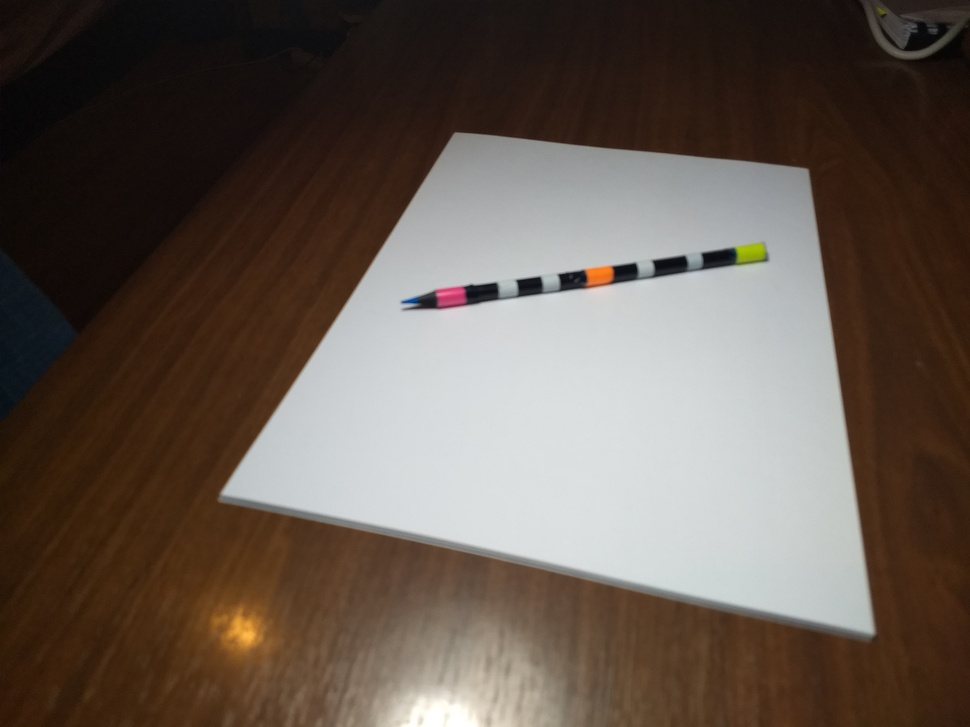
#> input picture rendered_markers/Markers/IMG_20190604_210132054.jpg, 970 x 727 px, shrunk from 4032 x 3024 before the run
$ jupyter execute 'Marker feature detection.ipynb'   (older library calls are emulated)
#> lines starting #> are read from the running program, lines starting #| are printed output that depends on the picture; after the words box and inside, x2 and y2 are one past the last pixel; in counts of white or black regions, pixels touching at a corner belong together; long printed decimals are rounded
### MinimumBoundingBox.py
# important functions: MinimumBoundingBox

from scipy.spatial import ConvexHull
from math import sqrt
import numpy as np
from math import atan2, cos, sin, pi
from collections import namedtuple


def unit_vector(pt0, pt1):
    # returns an unit vector that points in the direction of pt0 to pt1
    dis_0_to_1 = sqrt((pt0[0] - pt1[0])**2 + (pt0[1] - pt1[1])**2)
    return (pt1[0] - pt0[0]) / dis_0_to_1, \
           (pt1[1] - pt0[1]) / dis_0_to_1


def orthogonal_vector(vector):
    # from vector returns a orthogonal/perpendicular vector of equal length
    return -1 * vector[1], vector[0]


def bounding_area(index, hull):
    unit_vector_p = unit_vector(hull[index], hull[index+1])
    unit_vector_o = orthogonal_vector(unit_vector_p)

    dis_p = tuple(np.dot(unit_vector_p, pt) for pt in hull)
    dis_o = tuple(np.dot(unit_vector_o, pt) for pt in hull)

    min_p = min(dis_p)
    min_o = min(dis_o)
    len_p = max(dis_p) - min_p
    len_o = max(dis_o) - min_o

    return {'area': len_p * len_o,
            'length_parallel': len_p,
            'length_orthogonal': len_o,
            'rectangle_center': (min_p + len_p / 2, min_o + len_o / 2),
            'unit_vector': unit_vector_p,
            }


def to_xy_coordinates(unit_vector_angle, point):
    # returns converted unit vector coordinates in x, y coordinates
    angle_orthogonal = unit_vector_angle + pi / 2
    return point[0] * cos(unit_vector_angle) + point[1] * cos(angle_orthogonal), \
           point[0] * sin(unit_vector_angle) + point[1] * sin(angle_orthogonal)


def rotate_points(center_of_rotation, angle, points):
    # Requires: center_of_rotation to be a 2d vector. ex: (1.56, -23.4)
    #           angle to be in radians
    #           points to be a list or tuple of points. ex: ((1.56, -23.4), (1.56, -23.4))
    # Effects: rotates a point cloud around the center_of_rotation point by angle
    rot_points = []
    ang = []
    for pt in points:
        diff = tuple([pt[d] - center_of_rotation[d] for d in range(2)])
        diff_angle = atan2(diff[1], diff[0]) + angle
        ang.append(diff_angle)
        diff_length = sqrt(sum([d**2 for d in diff]))
        rot_points.append((center_of_rotation[0] + diff_length * cos(diff_angle),
                           center_of_rotation[1] + diff_length * sin(diff_angle)))

    return rot_points


def rectangle_corners(rectangle):
    # Requires: the output of mon_bounding_rectangle
    # Effects: returns the corner locations of the bounding rectangle
    corner_points = []
    for i1 in (.5, -.5):
        for i2 in (i1, -1 * i1):
            corner_points.append((rectangle['rectangle_center'][0] + i1 * rectangle['length_parallel'],
                            rectangle['rectangle_center'][1] + i2 * rectangle['length_orthogonal']))

    return rotate_points(rectangle['rectangle_center'], rectangle['unit_vector_angle'], corner_points)


BoundingBox = namedtuple('BoundingBox', ('area',
                                         'length_parallel',
                                         'length_orthogonal',
                                         'rectangle_center',
                                         'unit_vector',
                                         'unit_vector_angle',
                                         'corner_points'
                                        )
)


# use this function to find the listed properties of the minimum bounding box of a point cloud
def MinimumBoundingBox(points):
    # Requires: points to be a list or tuple of 2D points. ex: ((5, 2), (3, 4), (6, 8))
    #           needs to be more than 2 points
    # Effects:  returns a namedtuple that contains:
    #               area: area of the rectangle
    #               length_parallel: length of the side that is parallel to unit_vector
    #               length_orthogonal: length of the side that is orthogonal to unit_vector
    #               rectangle_center: coordinates of the rectangle center
    #                   (use rectangle_corners to get the corner points of the rectangle)
    #               unit_vector: direction of the length_parallel side. RADIANS
    #                   (it's orthogonal vector can be found with the orthogonal_vector function
    #               unit_vector_angle: angle of the unit vector
    #               corner_points: set that contains the corners of the rectangle

    if len(points) <= 2: raise ValueError('More than two points required.')

    hull_ordered = [points[index] for index in ConvexHull(points).vertices]
    hull_ordered.append(hull_ordered[0])
    hull_ordered = tuple(hull_ordered)

    min_rectangle = bounding_area(0, hull_ordered)
    for i in range(1, len(hull_ordered)-1):
        rectangle = bounding_area(i, hull_ordered)
        if rectangle['area'] < min_rectangle['area']:
            min_rectangle = rectangle

    min_rectangle['unit_vector_angle'] = atan2(min_rectangle['unit_vector'][1], min_rectangle['unit_vector'][0])
    min_rectangle['rectangle_center'] = to_xy_coordinates(min_rectangle['unit_vector_angle'], min_rectangle['rectangle_center'])

    # this is ugly but a quick hack and is being changed in the speedup branch
    return BoundingBox(
        area = min_rectangle['area'],
        length_parallel = min_rectangle['length_parallel'],
        length_orthogonal = min_rectangle['length_orthogonal'],
        rectangle_center = min_rectangle['rectangle_center'],
        unit_vector = min_rectangle['unit_vector'],
        unit_vector_angle = min_rectangle['unit_vector_angle'],
        corner_points = set(rectangle_corners(min_rectangle))
    )

### Marker feature detection.ipynb
[cell 1]
import skimage, numpy as np, numpy.ma as ma, scipy.ndimage
from matplotlib import pyplot as plt
import skimage.morphology
from skimage.measure import regionprops
import skimage.feature
from MinimumBoundingBox import MinimumBoundingBox

[cell 2]
picname = "IMG_20190604_210132054.jpg"
markerpic = plt.imread(f"rendered_markers/Markers/{picname}")
#> markerpic is the input picture: shape (727, 970, 3); mean R, G, B 100.6, 88.5, 79.7
# markerpic = markerpic[:,:,0:3]
plt.figure("marker")
plt.imshow(markerpic)

The hues of the tags are specified in the `hues` array. The process works by selecting regions with enough saturation and value and matching hues; then the center of mass of the regions is computed.

[cell 3]
hue_threshold = 0.02
sat_threshold = 0.4
val_threshold = 0.5
closure_radius = 5

smoothpic = skimage.filters.gaussian(markerpic, sigma=3, multichannel=True)
hsvmarker = skimage.color.rgb2hsv(smoothpic)
#> hsvmarker: shape (727, 970, 3) float64; mean of channels 0, 1, 2 0.229, 0.395, 0.401

hues = np.array([0.1861111111, 0.05555555556, 0.95])
satmask = hsvmarker[:,:,1] > sat_threshold
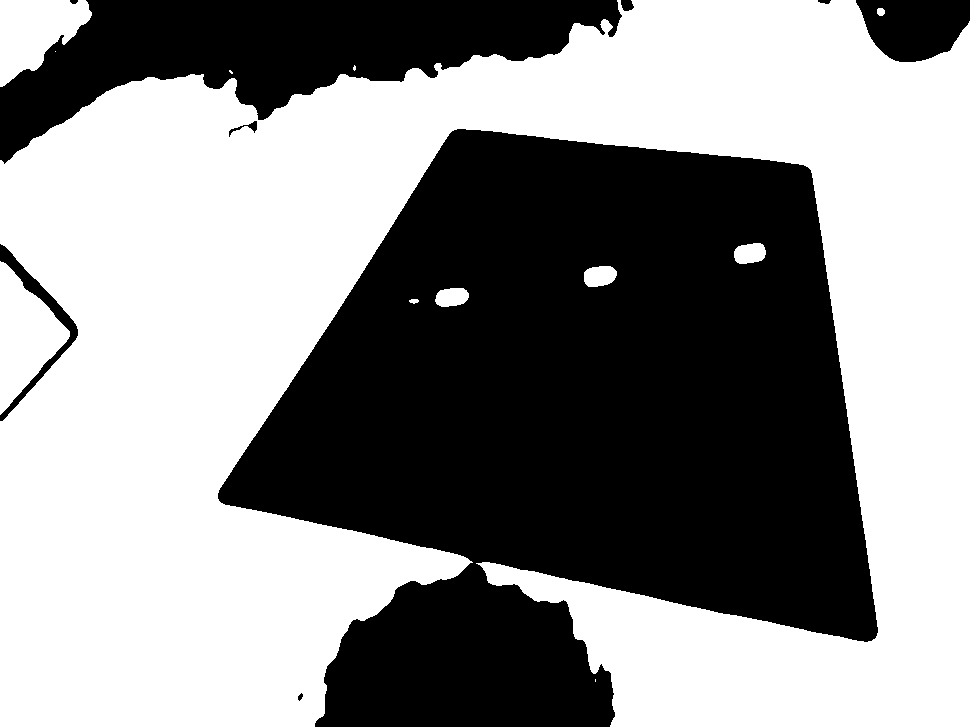
#> satmask: shape (727, 970) bool; 55.6% white; 9 black regions, largest, box (x1, y1, x2, y2) and area: (218, 129, 878, 727) 259554, (0, 0, 622, 164) 45984, (856, 0, 970, 62) 5381
valmask = hsvmarker[:,:,2] > val_threshold
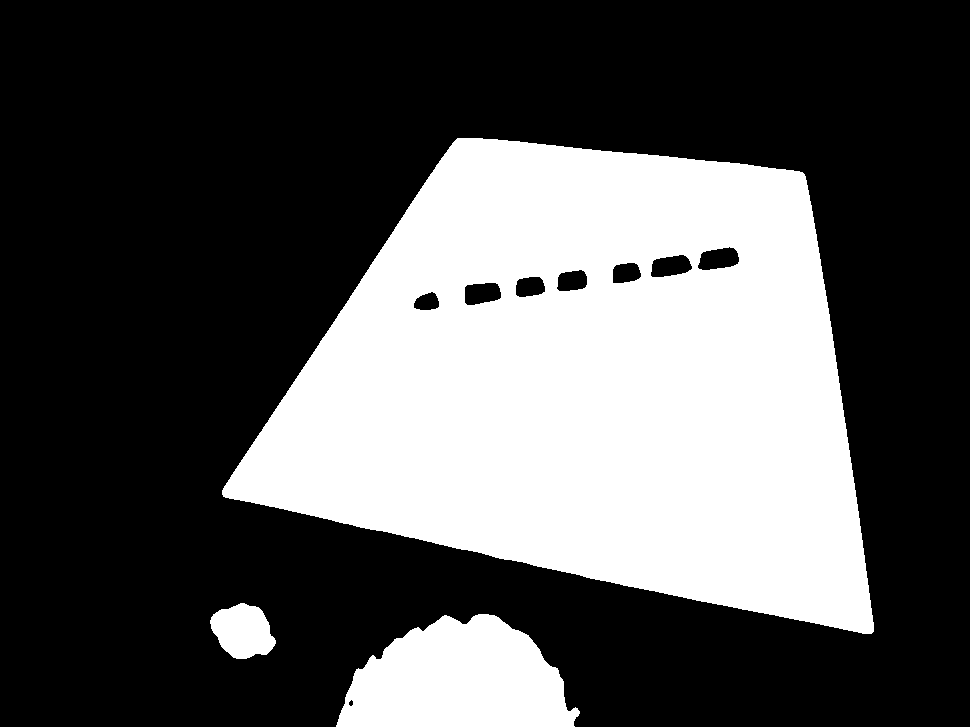
#> valmask: shape (727, 970) bool; 33.3% white; 3 white regions, box (x1, y1, x2, y2) and area: (222, 138, 874, 634) 212780, (336, 614, 580, 727) 19764, (210, 603, 276, 659) 2615

# This is to account for the circularity of hues
huedists = [np.minimum(1 - np.abs(hsvmarker[:,:,0] - hue), np.abs(hsvmarker[:,:,0] - hue)) for hue in hues]
#> huedists = 3 items
huemasks = [huedist < hue_threshold for huedist in huedists]
#> huemasks = 3 items
# A closing is used to remove highlights in the tags
disk = skimage.morphology.disk(closure_radius)
hsvmasks = [skimage.morphology.binary_closing(huemask & satmask & valmask, selem=disk) for huemask in huemasks]
#> hsvmasks = 3 items
# regionprops is not very efficient but this is just a PoC.
centroids = np.array([regionprops(hsvmask.astype(int))[0].centroid for hsvmask in hsvmasks])
#> centroids = [[252.8, 750.8], [275.7, 599], [296.7, 450.9]]
# The centroids are returned in i,j coordinates, we need to swap them
centroids = centroids[:,[1,0]]
#> centroids = [[750.8, 252.8], [599, 275.7], [450.9, 296.7]]

[cell 4]
for i, (hsvmask, centroid) in enumerate(zip(hsvmasks, centroids)):
    plt.figure(f"hsvmask {i}")
    plt.imshow(skimage.color.rgb2gray(markerpic)+hsvmask)
    plt.plot(*centroid, 'r.')
    points = [(u, v) for ((v, u), val) in np.ndenumerate(hsvmask) if val]
    bbox = MinimumBoundingBox(points)
    plt.plot(*zip(*bbox.corner_points), 'b-')
    plt.plot(*bbox.rectangle_center, 'g.')
    print(bbox.rectangle_center)
    plt.savefig(f"_hsvmask {i}.png", dpi=600)
#> this loop made 3 passes
#> centroid on passes 1 to 3: [750.8, 252.8], [599, 275.7], [450.9, 296.7]
#| (751.459, 252.757)
#| (599.75, 275.75)
#| (450.538, 296.808)
#> pass 1, `plt.savefig(f"_hsvmask {i}.png", dpi=600)`:
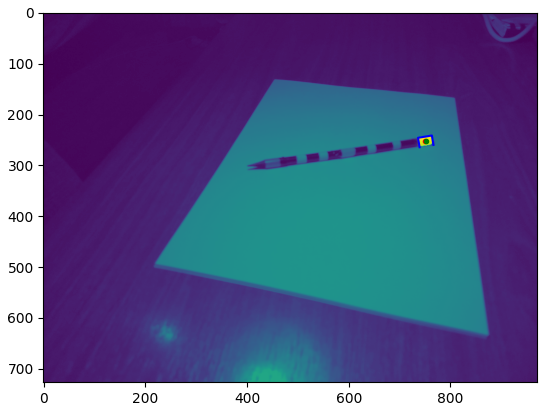
#> figure drawn by matplotlib, 1 panel
